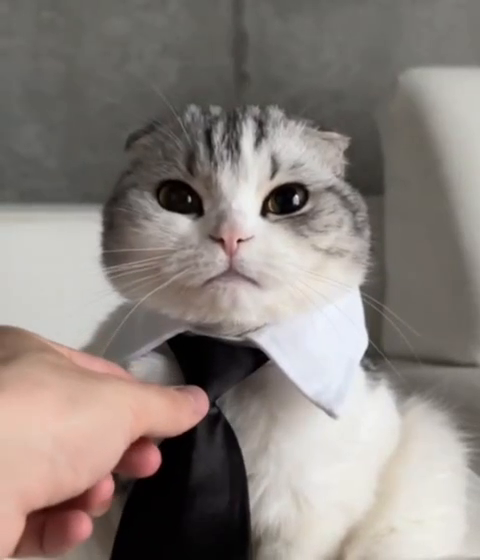
#> input picture frame 20 of Lab1/kotik.MP4, 480 x 560 px, given in place of the camera
$ python task1.py
#> lines starting #> are read from the running program, lines starting #| are printed output that depends on the picture; after the words box and inside, x2 and y2 are one past the last pixel; in counts of white or black regions, pixels touching at a corner belong together
import cv2  # OpenCV - библиотека для обработки изображений и видео
import time  # Библиотека для работы с временем

# Инициализация видеопотока с камеры (0 - это индекс устройства, обычно встроенная камера)
cap = cv2.VideoCapture(0)

# Загрузка классификатора Хаара для обнаружения лиц
# Файл с параметрами (каскадом Хаара) должен быть предварительно скачан и доступен по указанному пути
face_cascade = cv2.CascadeClassifier('sources_for_haarscade/haarcascade_frontalface_default.xml')

# Настройка параметров для записи видео
# fourcc - кодек для записи видео (XVID обеспечивает совместимость с AVI)
fourcc = cv2.VideoWriter_fourcc(*'XVID')

# Создание объекта записи видео, который сохранит кадры в файл 'result/haarscade_output.avi'
# Параметры: имя файла, кодек, частота кадров, разрешение кадра (640x480)
out = cv2.VideoWriter('result/haarscade_output.avi', fourcc, 20.0, (640, 480))

# Переменные для подсчета частоты кадров (FPS) и времени между кадрами
frame_count = 0  # Счетчик обработанных кадров
prev_frame_time = 0  # Время последнего обновления кадра

# Запоминаем время начала выполнения программы
start_time = time.time()

# Основной цикл для захвата и обработки видеопотока
while True:
    # Захват кадра с камеры
    ret, frame = cap.read()  # ret - статус захвата (True/False), frame - текущий кадр
#> frame is the input picture: shape (560, 480, 3); mean B, G, R 125.2, 130.3, 138.9

    # Проверяем, успешно ли захвачен кадр
    if ret:
        frame_count += 1  # Увеличиваем счетчик кадров

        # Получаем текущее время и разницу с предыдущим кадром
        current_time = time.time()
        time_diff = current_time - prev_frame_time

        # Преобразование кадра в оттенки серого для ускорения обработки
        gray = cv2.cvtColor(frame, cv2.COLOR_BGR2GRAY)
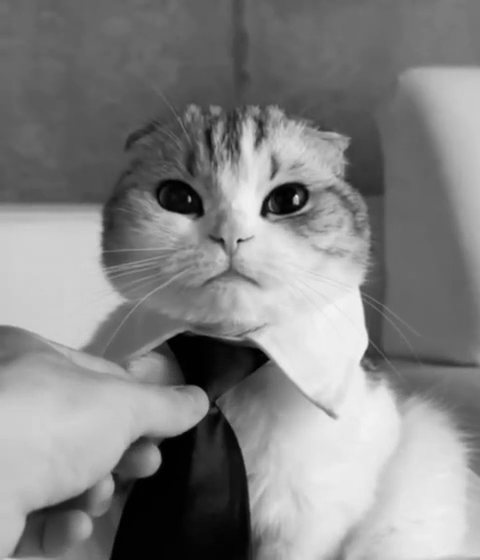
#> gray: shape (560, 480); min 0, max 244, mean 132.3

        # Обнаружение лиц с использованием каскада Хаара
        # Параметры:
        # scaleFactor - во сколько уменьшается изображение на каждом масштабе
        # minNeighbors - количество соседних прямоугольников, необходимых для подтверждения лица
        faces = face_cascade.detectMultiScale(gray, scaleFactor=1.1, minNeighbors=5)
#> faces = [[101, 98, 277, 277]]

        # Отрисовка прямоугольников вокруг обнаруженных лиц
        for (x, y, w, h) in faces:
            # Рисуем прямоугольник на кадре:
            # (x, y) - координаты верхнего левого угла, (x + w, y + h) - нижнего правого
            # Цвет - зеленый (0, 255, 0), толщина линии - 2 пикселя
            cv2.rectangle(frame, (x, y), (x + w, y + h), (0, 255, 0), 2)
#> this loop made 1 pass
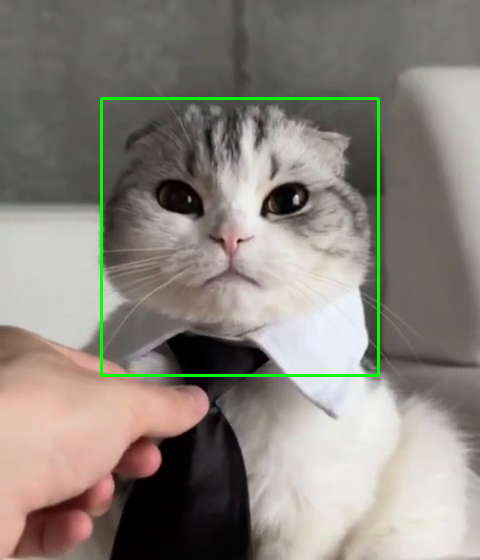
#> frame: shape (560, 480, 3); 1.24% of pixels changed, all inside (x1, y1, x2, y2) = (100, 97, 380, 377)

        # Сохраняем обработанный кадр в выходной видеопоток
        out.write(frame)

        # Вычисление частоты кадров (FPS) и вывод на экран
        if time_diff > 1:  # Обновляем FPS только раз в секунду
            fps = frame_count / time_diff  # FPS = количество кадров / время
            print(
                f"Частота потери изображения: {1 / ((current_time - prev_frame_time) / frame_count):.0f} кадр(-а)(-ов)/секунду"
            )
            prev_frame_time = current_time  # Обновляем время последнего кадра
            frame_count = 0  # Сбрасываем счетчик кадров

        # Отображение текущего кадра с прямоугольниками в окне 'Video'
        cv2.imshow('Video', frame)

        # Условие выхода из цикла: нажимаем 'Esc' (код 27) для остановки
        if cv2.waitKey(1) & 0xFF == 27:
#> (key Esc is pressed here)
            break

# Запоминаем время окончания работы программы
end_time = time.time()

# Выводим время выполнения программы
print(f"Время работы метода: {end_time - start_time:.5f} секунд")

# Выводим скорость обработки кадров, запрашивая FPS с видеопотока
print(f"Скорость обработки: {cap.get(cv2.CAP_PROP_FPS):.0f} fps")
#| Скорость обработки: 30 fps

# Освобождение ресурсов камеры и объекта записи видео
cap.release()
out.release()

# Закрытие всех окон OpenCV
cv2.destroyAllWindows()

$ run again, starting later in the video
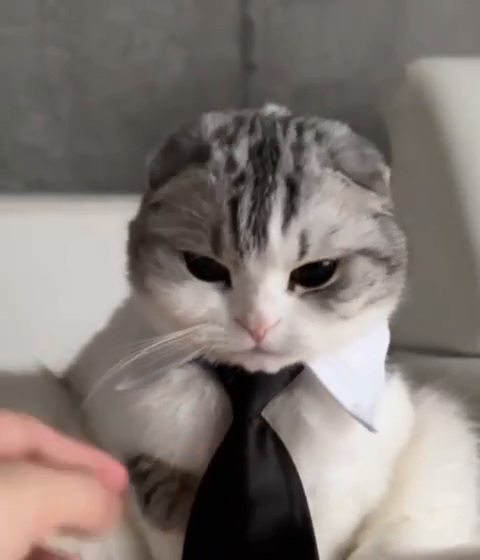
#> input picture frame 90 of Lab1/kotik.MP4, 480 x 560 px, given in place of the camera
#> frame is the input picture: shape (560, 480, 3); mean B, G, R 116.9, 122.2, 130.9
#> `gray = cv2.cvtColor(frame, cv2.COLOR_BGR2GRAY)`:
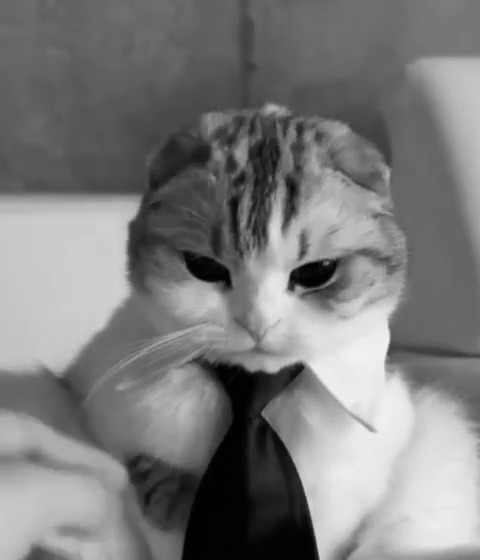
#> gray: shape (560, 480); min 0, max 245, mean 124.3
#> faces = [[114, 158, 305, 305]]
#> the loop `for (x, y, w, h) in faces:` made 1 pass
#> after the loop `for (x, y, w, h) in faces:`:
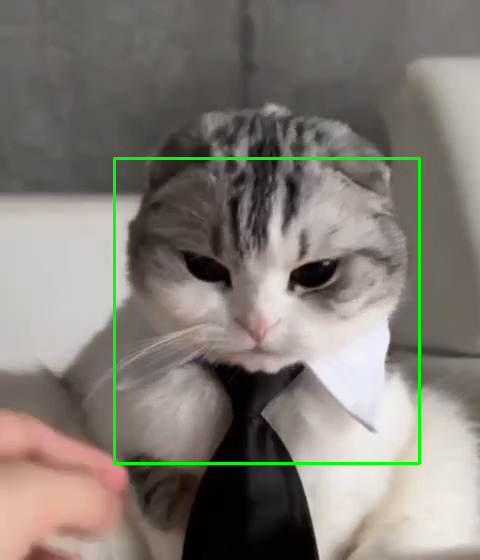
#> frame: shape (560, 480, 3); 1.36% of pixels changed, all inside (x1, y1, x2, y2) = (113, 157, 421, 465)
#| Скорость обработки: 30 fps

$ run again, starting later in the video
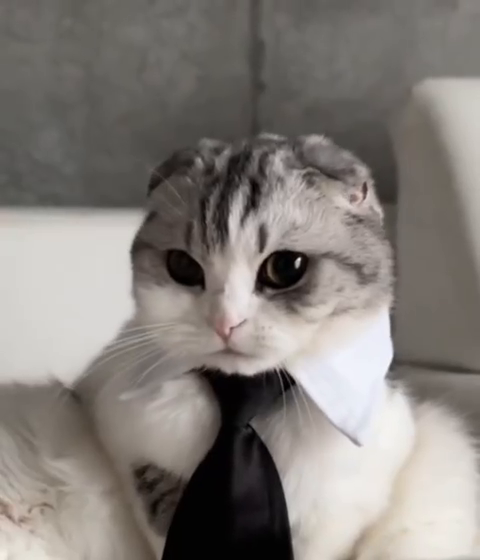
#> input picture frame 160 of Lab1/kotik.MP4, 480 x 560 px, given in place of the camera
#> frame is the input picture: shape (560, 480, 3); mean B, G, R 122.7, 127.3, 132.7
#> faces = [[66, 134, 344, 344]]
#> the loop `for (x, y, w, h) in faces:` made 1 pass
#> after the loop `for (x, y, w, h) in faces:`:
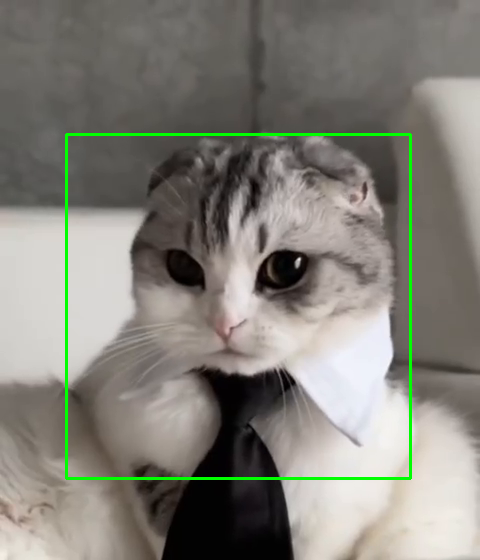
#> frame: shape (560, 480, 3); 1.53% of pixels changed, all inside (x1, y1, x2, y2) = (65, 133, 412, 480)
#| Скорость обработки: 30 fps
